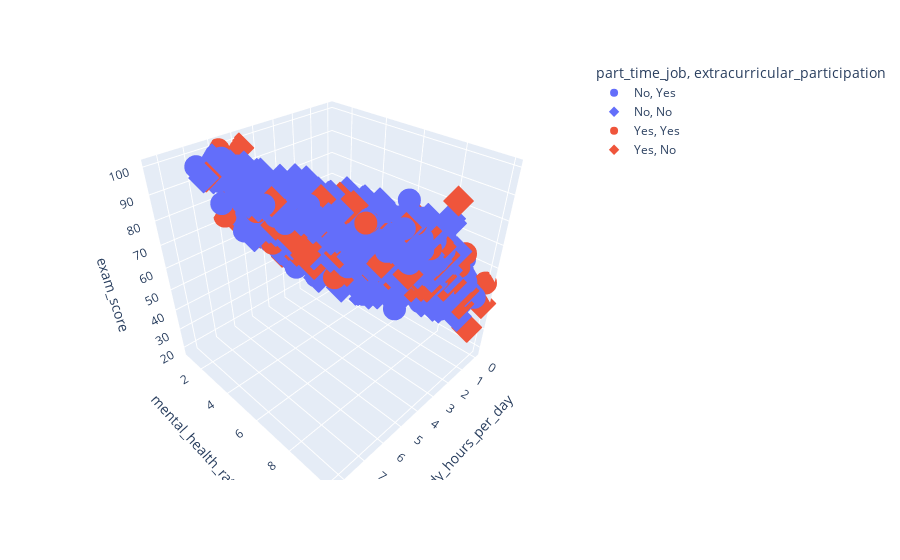

This figure's notebook cell:
### Code cell
# Plotly is a better Library for data visualisation and it's also interactive
import plotly.express as px

fig = px.scatter_3d(df, x='study_hours_per_day', y='mental_health_rating', z='exam_score',color='part_time_job',symbol='extracurricular_participation')
fig.show()

# Save a static image for GitHub
fig.write_image("3d_plot_static.png")

### Figure 1 — Plotly figure (JSON) as saved in the notebook; plotly's stock layout.template omitted (floating-point values rounded to 4 significant figures; data arrays with more than 128 entries replaced by an {"elided": "..."} marker saying what was removed)
{"data": [{"hovertemplate": "part_time_job=No<br>extracurricular_participation=Yes<br>study_hours_per_day=%{x}<br>mental_health_rating=%{y}<br>exam_score=%{z}<extra></extra>", "legendgroup": "No, Yes", "marker": {"color": "#636efa", "symbol": "circle"}, "mode": "markers", "name": "No, Yes", "scene": "scene", "showlegend": true, "type": "scatter3d", "x": {"elided": "254 float values"}, "y": {"elided": "254 int values"}, "z": {"elided": "254 float values"}}, {"hovertemplate": "part_time_job=No<br>extracurricular_participation=No<br>study_hours_per_day=%{x}<br>mental_health_rating=%{y}<br>exam_score=%{z}<extra></extra>", "legendgroup": "No, No", "marker": {"color": "#636efa", "symbol": "diamond"}, "mode": "markers", "name": "No, No", "scene": "scene", "showlegend": true, "type": "scatter3d", "x": {"elided": "531 float values"}, "y": {"elided": "531 int values"}, "z": {"elided": "531 float values"}}, {"hovertemplate": "part_time_job=Yes<br>extracurricular_participation=Yes<br>study_hours_per_day=%{x}<br>mental_health_rating=%{y}<br>exam_score=%{z}<extra></extra>", "legendgroup": "Yes, Yes", "marker": {"color": "#EF553B", "symbol": "circle"}, "mode": "markers", "name": "Yes, Yes", "scene": "scene", "showlegend": true, "type": "scatter3d", "x": [4.3, 2.0, 1.5, 6.0, 1.4, 3.5, 1.3, 5.1, 4.0, 3.1, 2.5, 3.9, 2.9, 5.0, 4.5, 3.7, 1.1, 2.3, 4.6, 3.4, 5.3, 3.1, 4.8, 4.5, 0.2, 1.9, 6.1, 5.0, 5.9, 5.1, 1.1, 1.9, 3.5, 3.2, 2.3, 5.9, 4.5, 4.1, 4.5, 2.8, 0.5, 3.9, 4.2, 4.3, 5.3, 4.0, 2.5, 0.7, 3.1, 0.5, 4.5, 0.0, 2.0, 3.0, 2.2, 1.5, 3.9, 2.6, 2.7, 4.0, 4.5, 5.8, 5.7, 2.9], "y": [3, 10, 3, 9, 4, 5, 8, 3, 3, 4, 6, 6, 9, 1, 2, 5, 1, 10, 7, 4, 6, 3, 5, 1, 4, 1, 9, 7, 2, 10, 1, 9, 2, 4, 7, 1, 4, 2, 4, 6, 3, 1, 10, 2, 9, 6, 6, 7, 6, 8, 5, 10, 8, 8, 4, 4, 1, 1, 1, 7, 6, 1, 3, 6], "z": [82.8, 75.7, 51.3, 99.9, 32.8, 74.0, 42.2, 65.1, 63.0, 61.5, 60.6, 74.2, 67.8, 67.7, 73.7, 59.8, 50.3, 71.9, 85.6, 68.3, 93.4, 51.1, 83.0, 62.9, 31.5, 44.4, 100.0, 83.5, 86.4, 99.4, 46.3, 50.4, 53.4, 66.3, 77.4, 72.7, 79.0, 76.4, 71.3, 54.9, 30.2, 59.5, 87.5, 59.0, 98.4, 81.1, 80.0, 47.2, 81.5, 45.0, 84.4, 53.3, 66.5, 69.8, 65.6, 45.4, 73.0, 53.9, 57.4, 68.8, 59.9, 99.0, 80.9, 65.9]}, {"hovertemplate": "part_time_job=Yes<br>extracurricular_participation=No<br>study_hours_per_day=%{x}<br>mental_health_rating=%{y}<br>exam_score=%{z}<extra></extra>", "legendgroup": "Yes, No", "marker": {"color": "#EF553B", "symbol": "diamond"}, "mode": "markers", "name": "Yes, No", "scene": "scene", "showlegend": true, "type": "scatter3d", "x": {"elided": "151 float values"}, "y": {"elided": "151 int values"}, "z": {"elided": "151 float values"}}], "layout": {"legend": {"title": {"text": "part_time_job, extracurricular_participation"}, "tracegroupgap": 0}, "margin": {"t": 60}, "scene": {"domain": {"x": [0, 1], "y": [0, 1]}, "xaxis": {"title": {"text": "study_hours_per_day"}}, "yaxis": {"title": {"text": "mental_health_rating"}}, "zaxis": {"title": {"text": "exam_score"}}}}}
